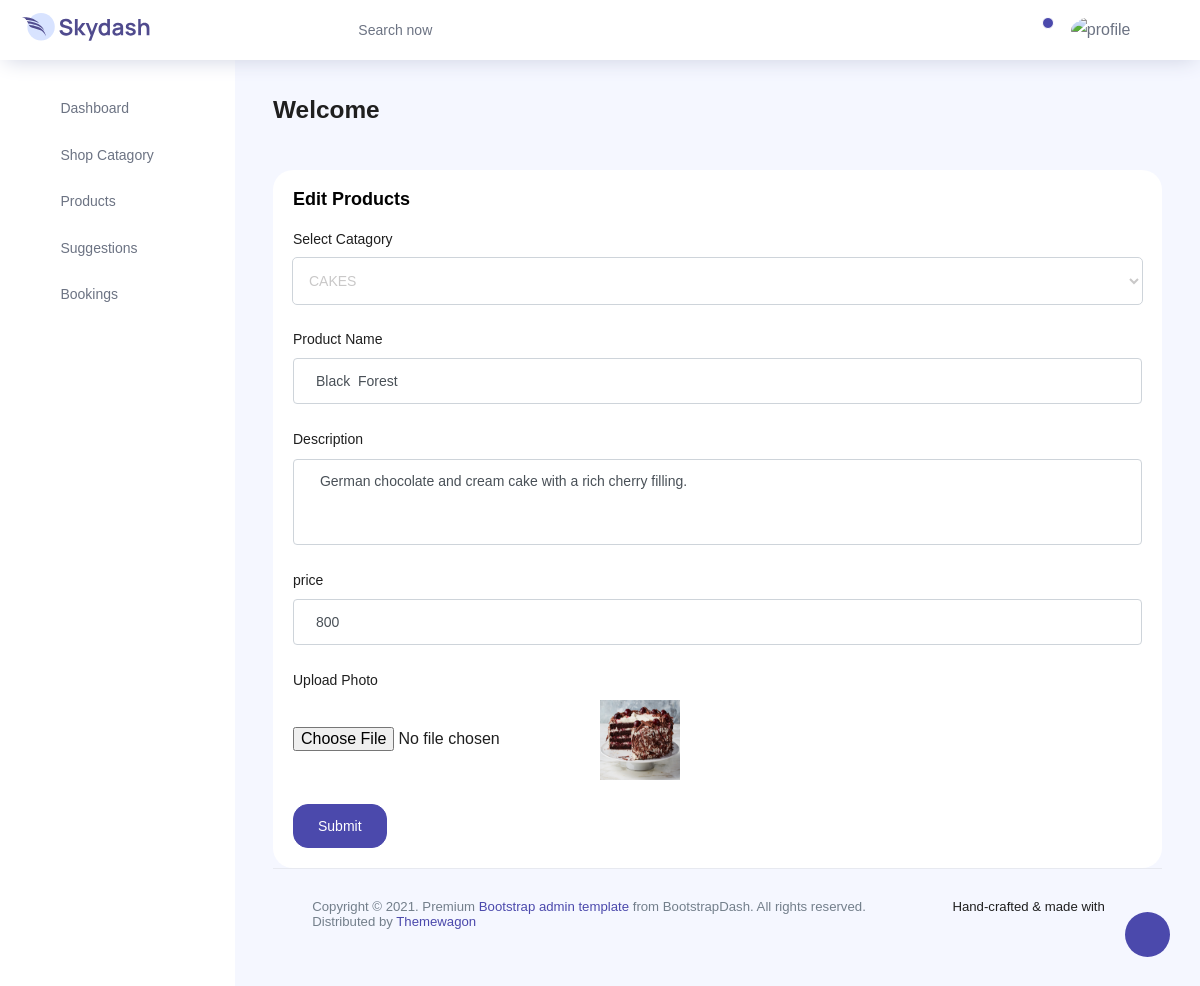
The page /ShopApp/product_edit/5/ on the database its author committed.
### ShopApp/models.py (models this page shows)
class productdb(models.Model):
    catname = models.CharField(max_length=50,null=True,blank=True)
    productname = models.CharField(max_length=50,null=True,blank=True)
    description = models.CharField(max_length=150,null=True,blank=True)
    price = models.CharField(max_length=50,null=True,blank=True)
    image = models.ImageField(upload_to="profile",null=True,blank=True)

### ShopApp/views.py (the view)
# urls.py: path('product_edit/<int:dataid>/',views.product_edit,name="product_edit"),
def product_edit(request,dataid):
    cat = catdb.objects.all()
    pro = productdb.objects.get(id=dataid)
    return render(request,"ProductEdit.html",{'pro':pro , 'cat':cat })

### ShopApp/templates/ProductEdit.html (shortened to what this page needs)
<!DOCTYPE html>
{% extends 'index.html' %}
{% block content %}
<html lang="en">
<head>
</head>
<body>
<div class="card">
                <div class="card-body">
                  <h4 class="card-title">Edit Products</h4>
                  <form class="forms-sample" method="post" action="{% url 'product_update' dataid=pro.id %}" enctype="multipart/form-data">
                     <div class="form-group">
                      <label for="exampleSelectGender">Select Catagory</label>
                        <select class="form-control" id="exampleSelectGender" name="catname">
                          <option>{{pro.catname}}</option>
                        </select>
                      </div>
                    <div class="form-group">
                      <label for="exampleInputName1">Product Name</label>
                      <input type="text" class="form-control" id="exampleInputName1" placeholder="Name" name="productname" value="{{pro.productname}}">
                    </div>
                    <div class="form-group">
                      <label for="exampleTextarea1">Description</label>
                      <textarea class="form-control" id="exampleTextarea1" rows="4" name="description">{{pro.description}}</textarea>
                    </div>
                     <div class="form-group">
                      <label for="exampleInputName1">price</label>
                      <input type="text" class="form-control"  placeholder="Name" name="price" value="{{pro.price}}">
                    </div>
                    <div class="form-group">
                      <label for="exampleTextarea1">Upload Photo</label> <br>
                      <input type="file" name="image">
                        <img src="{{pro.image.url}}" width="80px" height="80px">
                    </div>
                    <button type="submit" class="btn btn-primary mr-2">Submit</button>
                  </form>
                </div>
              </div>
</body>
</html>
{% endblock %}

### rows shown on the page
productdb: catname "CAKES", productname "Black Forest", description "German chocolate and cream cake with a rich cherry filling.", price "800", image (placeholder picture)
